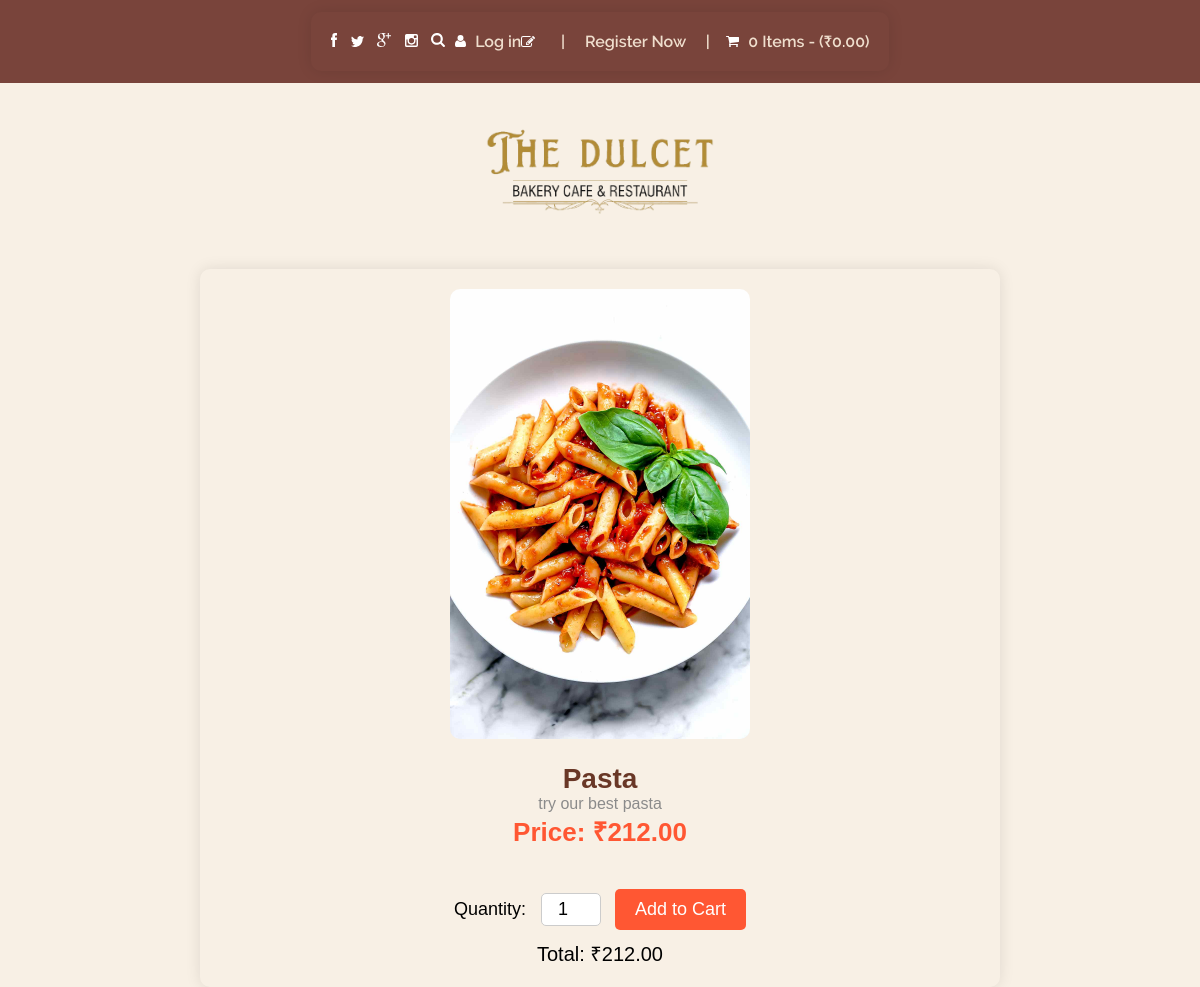
The app's page /about/dish/4/ with its own data.
### order/models.py (models this page shows, shortened)
class Dish(models.Model):
    menu = models.ForeignKey(Menu, related_name='dishes', on_delete=models.CASCADE)
    name = models.CharField(max_length=100)
    description = models.TextField()
    price = models.DecimalField(max_digits=6, decimal_places=2)
    is_available = models.BooleanField(default=True)
    image = models.ImageField(upload_to='dishes/',  default='dishes/noodles.png',  blank=True, null=True)

### order/views.py (the view, shortened to what this page needs)
# urls.py: path('about/dish/<int:dish_id>/', views.about_dish, name='about_dish'),
def about_dish(request, dish_id):
    dish = get_object_or_404(Dish, id=dish_id)
    if request.user.is_authenticated:
        cart, created = Cart.objects.get_or_create(user=request.user)
    else:
        cart = request.session.get('cart', {})
    context = {
        'dish': dish,
    }
    return render(request, 'about.html', context)

### templates/about.html (shortened to what this page needs)
{% load static %}
<!DOCTYPE html>
<html lang="en">
<head>
    <link rel="stylesheet" href="{% static 'css/dish.css' %}">
</head>
<body>
    <div class="site-content">
        <header class="topbar" style="width: 100%">
            <div class="container flex justify-between items-center" style="width: fit-content;">
                <div class="icons">
                    <a href="#"><img src="./icons/facebook.svg" alt=""></a>
                    <a href="#"><img src="./icons/twitter.svg" alt=""></a>
                    <a href="#"><img src="./icons/google.svg" alt=""></a>
                    <a href="#"><img src="./icons/instagram.svg" alt=""></a>
                    <a href="#"><img src="./icons/search.svg" alt=""></a>
                </div>
                <div class="auth flex items-center">
                    <div>
                        <img src="./icons/user-icon.svg" alt="">
                        {% if user.is_authenticated %}
                        <a href="/logout/">Logout</a>
                        {% else %}
                        <a href="{% url 'login'%}">Log in</a>
                        {% endif %}
                    </div>
                    <div>
                        <img src="./icons/edit.svg" alt="">
                        {% if user.is_authenticated %}
                        <span></span>
                        {% else %}
                        <span class="divider">|</span>
                        <a href="{% url 'signup'%}">Register Now</a>
                        <span class="divider">|</span>
                        {% endif %}
                    </div>
                    <div>
                        <img src="./icons/cart.svg" alt="">
                        <a href="{% url 'view_cart'%}">0 Items - (₹0.00)</a>
                    </div>
                </div>
            </div>
        </header>
    <div class="logo-container">
        <img src="{% static 'Images/name.png' %}" alt="The Dulcet Logo" class="logo-image">
    </div>
    <div class="container">
        <div class="product-image">
            <img src="{{ dish.image.url }}" alt="{{ dish.name }}">
        </div>
        <div class="product-details">
            <h1>{{ dish.name }}</h1>
            <p class="description">{{ dish.description }}</p>
            <p class="price" id="unit-price">Price: ₹{{ dish.price }}</p>
        </div>
        <form method="post" oninput="updatePrice()">
            <div class="order-section">
                <label for="quantity">Quantity:</label>
                <input type="number" name="quantity" id="quantity" value="1" min="1">
                <button type="submit">Add to Cart</button>
            </div>
            <div class="total-price">
                <p id="total-price">Total: ₹{{ dish.price }}</p>
            </div>
        </form>
    </div>
</body>
</html>

### static/css/dish.css (style rules this page uses)
body { font-family: Arial, sans-serif; margin: 0; padding: 0; background-color: #f8f3eb; }
.logo-container { text-align: center; margin-bottom: 20px; }
.logo-image { max-width: 100%; height: auto; width: 150px; }
:root { --primary:#79443b; --secondary:#232B38; --ternary:#6C6C6C; --danger:#FE4545; --pure:#EFDECD; --light:#EFDECD; --heaven:white; --footer:#79443b; }
* { padding:0; margin:0; box-sizing: border-box; }
body { -webkit-font-smoothing:antialiased; font-family: "Raleway-regular"; }
.container { width:100%; padding:o 15px; margin:0 auto; }
@media (min-width:576px) { .container { max-width:540px; } }
@media (min-width: 768px) { .container { max-width: 720px; } }
@media (min-width: 992px) { .container { max-width: 960px; } }
@media (min-width: 1200px) { .container { max-width: 1152px; } }
.site-content { width:100%; height:100%; overflow-x:auto; }
header.topbar { background:#79443b; color:var(--pure); font-family:"Raleway-semibold"; padding:0.75rem 0; }
header.topbar .auth > div a { color:var(--pure); text-decoration: none; }
header.topbar .icons a { margin-right:0.6rem; }
header.topbar .auth .divider { padding:0 1rem; }
header.topbar .auth > div img { margin-right:0.35rem; }
.flex { display:flex; }
.justify-between { justify-content: space-between; }
.items-center { align-items: center; }
header { padding-bottom: 10rem; }

### templates/about.html (style rules this page uses)
body { background-color: #F8F0E5; font-family: Arial, sans-serif; margin: 0; padding: 0; }
.container { max-width: 800px; margin: 0px auto; padding: 20px; text-align: center; border-radius: 10px; box-shadow: 0 0 15px rgba(0, 0, 0, 0.1); }
.product-image img { width: 100%; max-width: 300px; border-radius: 10px; margin-bottom: 20px; }
.product-details { margin-bottom: 20px; }
.product-details h1 { font-size: 28px; color: #693726; }
.product-details .description { font-size: 16px; color: #8B8B8B; }
.product-details .price { font-size: 26px; font-weight: bold; color: #FF5733; }
.order-section { display: inline-block; margin-top: 20px; }
.order-section label { font-size: 18px; margin-right: 10px; }
.order-section input { width: 60px; font-size: 18px; padding: 5px; text-align: center; margin-right: 10px; border: 1px solid #ccc; border-radius: 5px; }
.order-section button { background-color: #FF5733; color: white; border: none; padding: 10px 20px; font-size: 18px; cursor: pointer; border-radius: 5px; }
.total-price { font-size: 20px; margin-top: 10px; }
.logo-container { text-align: center; margin-bottom: 5px; }
.logo-image { max-width: 100%; height: auto; width: 250px; }

### records on screen
Dish: image (picture), name "Pasta", description "try our best pasta", price "212.00"
